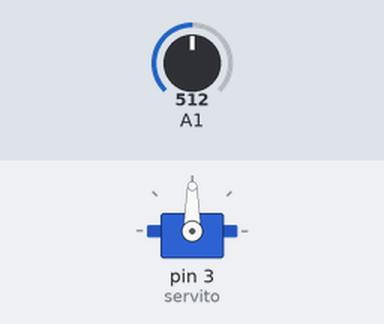
Simulated run of this sketch. Board: Arduino Uno, built with avr-gcc and run on an emulated ATmega328P. On the bench: servo. Inputs (shaded band) come from the test bench; at power-on: A1 = 512.

Above: at 1.2 s.
1.3 s: A1 set to 716
At 1.8 s:
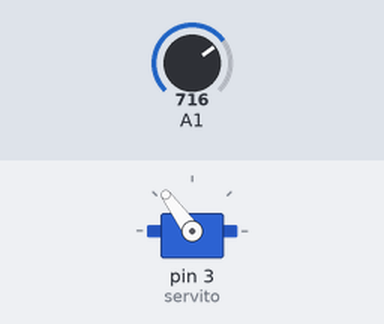
2.8 s: A1 set to 900
At 4.0 s:
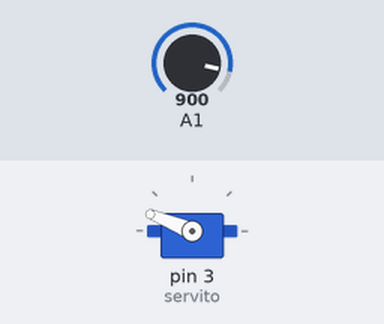
4.3 s: A1 set to 1023
At 5.3 s:
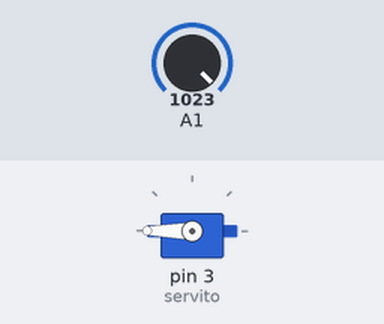
5.8 s: A1 set to 306
At 6.4 s:
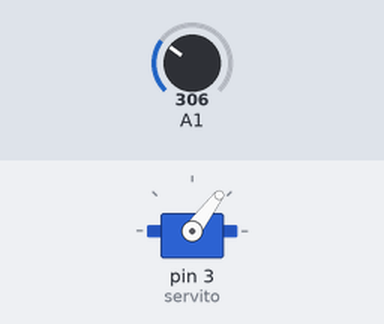
7.3 s: A1 set to 122
At 8.6 s:
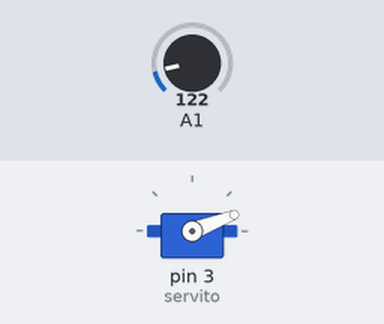
Timing chart, 0 to 9.8 s (numbered marks = the images above; inputs shaded):
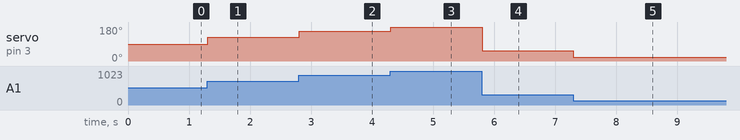

The sketch:

servito_con_potenciometro.ino
```cpp
#include <Servo.h>
Servo servito;
Servo servote;
float pot;


void setup() {
servito.attach (3, 750, 2600); //pin del servo, pulso minimo, pulso maximo "attach esta en microsegundos"
pinMode (A1, INPUT);
}

void loop()
{
pot = analogRead (A1)/5.68;
servito.write (pot); //angulo de 0º a 180º
delay (5);
}
```

Measured:
- after the input at 1.3 s, servo on pin 3 (servito): 90° → 126° at once
- after the input at 2.8 s, servo on pin 3 (servito): 126° → 158° at once
- after the input at 4.3 s, servo on pin 3 (servito): 158° → 180° at once
- after the input at 5.8 s, servo on pin 3 (servito): 180° → 53° at once
- after the input at 7.3 s, servo on pin 3 (servito): 53° → 21° at once
